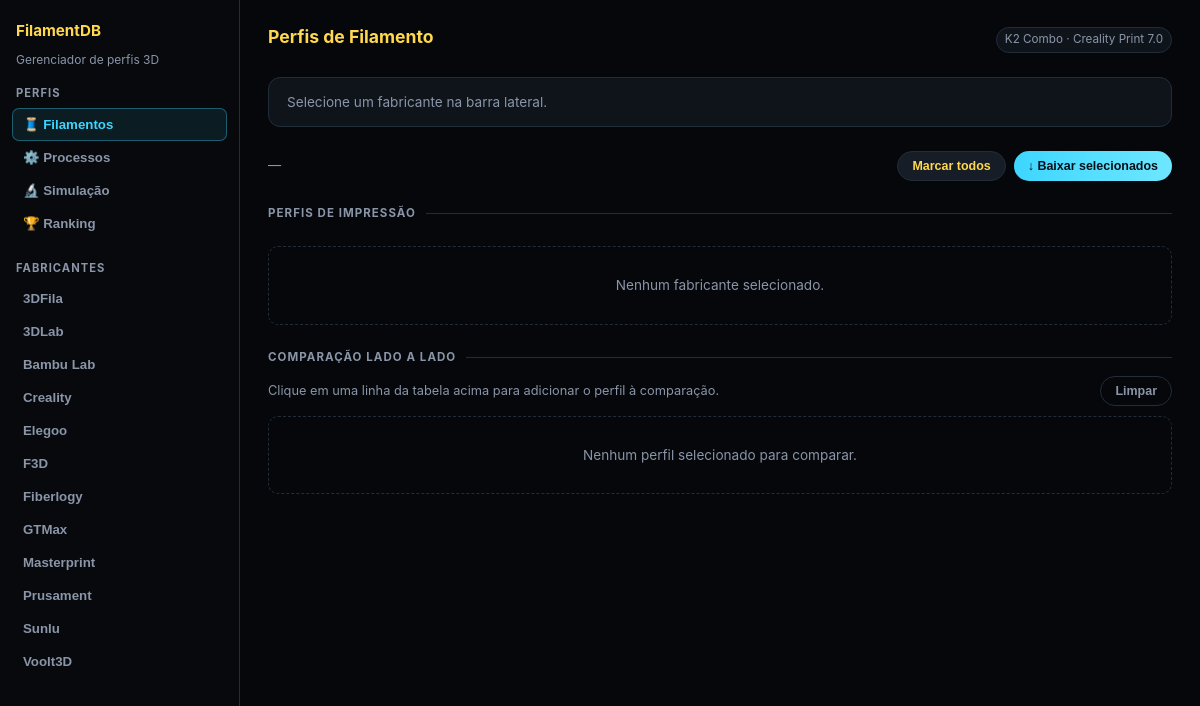
/dashboard, run on the app's committed database.
### tables this page shows
CREATE TABLE manufacturers (
        id INTEGER PRIMARY KEY AUTOINCREMENT,
        name TEXT NOT NULL UNIQUE,
        country TEXT,
        website TEXT,
        notes TEXT
    );

### src/web.py (the view)
    @app.get("/dashboard")
    def dashboard_page():
        return render_template(
            "dashboard.html",
            tree=database.build_tree(),
            process_tree=database.build_process_tree(),
        )

### src/database.py (called while the page is built)
def get_db_connection():
    conn = sqlite3.connect(DB_PATH)
    conn.row_factory = sqlite3.Row
    return conn

### templates/dashboard.html (shortened to what this page needs)
<!doctype html>
<html lang="pt-BR">
<head>
</head>
<body>
<div class="app">
    <aside class="sidebar">
        <div class="sidebar-title">FilamentDB</div>
        <div class="sidebar-sub">Gerenciador de perfis 3D</div>
        <div class="nav-section">
            <div class="nav-section-title">Perfis</div>
            <button type="button" class="nav-btn active" data-view="filaments">🧵 Filamentos</button>
            <button type="button" class="nav-btn" data-view="process">⚙️ Processos</button>
            <button type="button" class="nav-btn" data-view="simulation">🔬 Simulação</button>
            <button type="button" class="nav-btn" data-view="ranking">🏆 Ranking</button>
        </div>
        <div class="nav-section" id="filament-nav">
            <div class="nav-section-title">Fabricantes</div>
            {% for manufacturer in tree.keys() %}
            <button type="button" class="mfr-btn manufacturer-btn" data-manufacturer="{{ manufacturer }}">
                {{ manufacturer }}
            </button>
            {% endfor %}
        </div>
    </aside>
    <main class="content">
        <div id="filaments-view" class="view-content active">
            <div class="page-header">
                <h1>Perfis de Filamento</h1>
                <span class="badge">K2 Combo · Creality Print 7.0</span>
            </div>
            <div id="mfr-card">
                <div class="muted-txt" style="font-size:.85rem">Selecione um fabricante na barra lateral.</div>
            </div>
            <div class="toolbar">
                <span class="toolbar-label" id="current-label">—</span>
                <div class="actions">
                    <button type="button" id="select-all" class="btn btn-secondary">Marcar todos</button>
                    <button type="button" id="download-selected" class="btn btn-primary">↓ Baixar selecionados</button>
                </div>
            </div>
            <div class="section-lbl">Perfis de impressão</div>
            <div id="table-container">
                <div class="empty">Nenhum fabricante selecionado.</div>
            </div>
            <div id="compare-panel">
                <div class="section-lbl">Comparação lado a lado</div>
                <div class="compare-header">
                    <span class="muted-txt" style="font-size:.8rem">
                        Clique em uma linha da tabela acima para adicionar o perfil à comparação.
                    </span>
                    <button type="button" id="clear-compare" class="btn btn-ghost">Limpar</button>
                </div>
                <div id="compare-placeholder" class="empty">Nenhum perfil selecionado para comparar.</div>
            </div>
        </div>
    </main>
</div>
</body>
</html>

### templates/dashboard.html (style rules this page uses)
:root { --bg: #05070a; --panel: #0f141b; --panel-2: #161d27; --text: #eef1f6; --muted: #8a95a8; --yellow: #ffd84d; --blue: #3dd6ff; --green: #50e8a0; --red: #ff7b72; --purple: #c792ff; --orange: #ffaa4d; --border: #222d3a; --sel-bg: rgba(61,214,255,.09); --sel-ring: rgba(61,214,255,.35); }
*, *::before, *::after { box-sizing: border-box; }
body { margin: 0; font-family: Inter, 'Segoe UI', system-ui, sans-serif; font-size: 13px; line-height: 1.5; background: var(--bg); color: var(--text); }
.app { display: grid; grid-template-columns: 240px 1fr; min-height: 100vh; }
.sidebar { background: #07090d; border-right: 1px solid var(--border); padding: 20px 12px; position: sticky; top: 0; height: 100vh; overflow-y: auto; display: flex; flex-direction: column; gap: 4px; }
.sidebar-title { font-size: .95rem; font-weight: 700; color: var(--yellow); margin-bottom: 4px; padding: 0 4px; }
.sidebar-sub { font-size: .75rem; color: var(--muted); margin-bottom: 12px; padding: 0 4px; }
.nav-section { margin-bottom: 16px; }
.nav-section-title { font-size: .7rem; font-weight: 700; letter-spacing: .09em; text-transform: uppercase; color: var(--muted); margin-bottom: 6px; padding: 0 4px; }
.nav-btn { display: block; width: 100%; background: transparent; border: 1px solid transparent; color: var(--muted); padding: 8px 10px; border-radius: 7px; text-align: left; cursor: pointer; font-size: .83rem; font-weight: 600; transition: all .12s; }
.nav-btn.active { background: var(--sel-bg); color: var(--blue); border-color: var(--sel-ring); }
.mfr-btn { display: block; width: 100%; background: transparent; border: 1px solid transparent; color: var(--muted); padding: 8px 10px; border-radius: 7px; text-align: left; cursor: pointer; font-size: .83rem; font-weight: 600; transition: all .12s; }
.content { padding: 24px 28px 48px; display: flex; flex-direction: column; gap: 24px; min-width: 0; }
.page-header { display: flex; align-items: baseline; justify-content: space-between; gap: 12px; }
.page-header h1 { margin: 0; font-size: 1.1rem; color: var(--yellow); }
.page-header .badge { font-size: .73rem; color: var(--muted); background: var(--panel); border: 1px solid var(--border); padding: 3px 8px; border-radius: 999px; }
#mfr-card { background: var(--panel); border: 1px solid var(--border); border-radius: 12px; padding: 14px 18px; }
.section-lbl { display: flex; align-items: center; gap: 10px; font-size: .72rem; font-weight: 700; letter-spacing: .09em; text-transform: uppercase; color: var(--muted); }
.section-lbl::after { content:''; flex:1; height:1px; background: var(--border); }
.toolbar { display: flex; align-items: center; justify-content: space-between; flex-wrap: wrap; gap: 10px; }
.toolbar-label { font-size: .82rem; color: var(--muted); }
.actions { display: flex; gap: 8px; }
.btn { border: none; padding: 7px 14px; border-radius: 999px; font-weight: 700; font-size: .78rem; cursor: pointer; transition: opacity .12s; }
.btn-primary { background: linear-gradient(90deg,var(--blue),#6ee7ff); color:#041018; }
.btn-secondary { background: var(--panel-2); color:var(--yellow); border:1px solid var(--border); }
.btn-ghost { background: transparent; color:var(--muted); border:1px solid var(--border); }
.muted-txt { color:var(--muted); }
.empty { color:var(--muted); padding:28px; border:1px dashed var(--border); border-radius:10px; text-align:center; font-size:.85rem; }
#compare-panel, #process-compare-panel { display:flex; flex-direction:column; gap:10px; }
.compare-header { display:flex; align-items:center; justify-content:space-between; gap:8px; flex-wrap:wrap; }
.view-content { display: none; }
.view-content.active { display: flex; flex-direction: column; gap: 24px; }

### data on the page
manufacturers: name "3DFila"
manufacturers: name "3DLab"
manufacturers: name "Bambu Lab"
manufacturers: name "Creality"
manufacturers: name "Elegoo"
manufacturers: name "F3D"
manufacturers: name "Fiberlogy"
manufacturers: name "GTMax"
manufacturers: name "Masterprint"
manufacturers: name "Prusament"
manufacturers: name "Sunlu"
manufacturers: name "Voolt3D"
